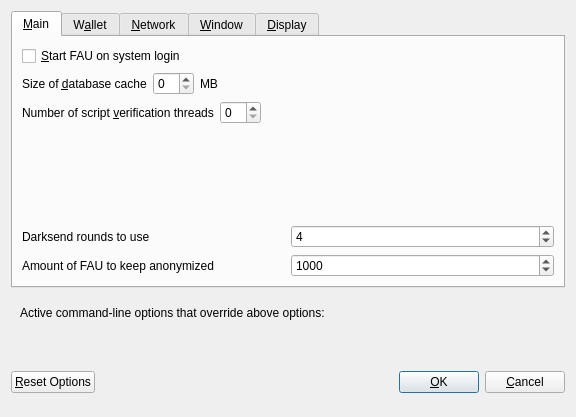
<?xml version="1.0" encoding="UTF-8"?>
<ui version="4.0">
 <class>OptionsDialog</class>
 <widget class="QDialog" name="OptionsDialog">
  <property name="geometry">
   <rect>
    <x>0</x>
    <y>0</y>
    <width>576</width>
    <height>417</height>
   </rect>
  </property>
  <property name="windowTitle">
   <string>Options</string>
  </property>
  <property name="modal">
   <bool>true</bool>
  </property>
  <layout class="QVBoxLayout" name="verticalLayout">
   <item>
    <widget class="QTabWidget" name="tabWidget">
     <property name="currentIndex">
      <number>0</number>
     </property>
     <widget class="QWidget" name="tabMain">
      <attribute name="title">
       <string>&amp;Main</string>
      </attribute>
      <layout class="QVBoxLayout" name="verticalLayout_Main">
       <item>
        <widget class="QCheckBox" name="bitcoinAtStartup">
         <property name="toolTip">
          <string>Automatically start FAU after logging in to the system.</string>
         </property>
         <property name="text">
          <string>&amp;Start FAU on system login</string>
         </property>
        </widget>
       </item>
       <item>
        <layout class="QHBoxLayout" name="horizontalLayout_2_Main">
         <item>
          <widget class="QLabel" name="databaseCacheLabel">
           <property name="text">
            <string>Size of &amp;database cache</string>
           </property>
           <property name="textFormat">
            <enum>Qt::PlainText</enum>
           </property>
           <property name="buddy">
            <cstring>databaseCache</cstring>
           </property>
          </widget>
         </item>
         <item>
          <widget class="QSpinBox" name="databaseCache"/>
         </item>
         <item>
          <widget class="QLabel" name="databaseCacheUnitLabel">
           <property name="text">
            <string>MB</string>
           </property>
           <property name="textFormat">
            <enum>Qt::PlainText</enum>
           </property>
          </widget>
         </item>
         <item>
          <spacer name="horizontalSpacer_2_Main">
           <property name="orientation">
            <enum>Qt::Horizontal</enum>
           </property>
           <property name="sizeHint" stdset="0">
            <size>
             <width>40</width>
             <height>20</height>
            </size>
           </property>
          </spacer>
         </item>
        </layout>
       </item>
       <item>
        <layout class="QHBoxLayout" name="horizontalLayout_3_Main">
         <item>
          <widget class="QLabel" name="threadsScriptVerifLabel">
           <property name="text">
            <string>Number of script &amp;verification threads</string>
           </property>
           <property name="textFormat">
            <enum>Qt::PlainText</enum>
           </property>
           <property name="buddy">
            <cstring>threadsScriptVerif</cstring>
           </property>
          </widget>
         </item>
         <item>
          <widget class="QSpinBox" name="threadsScriptVerif">
           <property name="toolTip">
            <string>(0 = auto, &lt;0 = leave that many cores free)</string>
           </property>
          </widget>
         </item>
         <item>
          <spacer name="horizontalSpacer_3_Main">
           <property name="orientation">
            <enum>Qt::Horizontal</enum>
           </property>
           <property name="sizeHint" stdset="0">
            <size>
             <width>40</width>
             <height>20</height>
            </size>
           </property>
          </spacer>
         </item>
        </layout>
       </item>
       <item>
        <spacer name="verticalSpacer_Main">
         <property name="orientation">
          <enum>Qt::Vertical</enum>
         </property>
         <property name="sizeHint" stdset="0">
          <size>
           <width>20</width>
           <height>40</height>
          </size>
         </property>
        </spacer>
       </item>
       <item>
        <layout class="QHBoxLayout" name="horizontalLayout_4_Main">
         <item>
          <widget class="QLabel" name="label">
           <property name="toolTip">
            <string>This setting determines the amount of individual masternodes that an input will be anonymized through.&lt;br/&gt;More rounds of anonymization gives a higher degree of privacy, but also costs more in fees.</string>
           </property>
           <property name="text">
            <string>Darksend rounds to use</string>
           </property>
          </widget>
         </item>
         <item>
          <widget class="QSpinBox" name="DarksendRounds">
           <property name="minimum">
            <number>2</number>
           </property>
           <property name="maximum">
            <number>8</number>
           </property>
           <property name="value">
            <number>4</number>
           </property>
          </widget>
         </item>
        </layout>
       </item>
       <item>
        <layout class="QHBoxLayout" name="horizontalLayout">
         <item>
          <widget class="QLabel" name="label_2">
           <property name="toolTip">
            <string>This amount acts as a threshold to turn off Darksend once it's reached.</string>
           </property>
           <property name="statusTip">
            <string notr="true"/>
           </property>
           <property name="whatsThis">
            <string notr="true"/>
           </property>
           <property name="accessibleName">
            <string notr="true"/>
           </property>
           <property name="accessibleDescription">
            <string notr="true"/>
           </property>
           <property name="text">
            <string>Amount of FAU to keep anonymized</string>
           </property>
          </widget>
         </item>
         <item>
          <widget class="QSpinBox" name="anonymizeFAU">
           <property name="minimum">
            <number>100</number>
           </property>
           <property name="maximum">
            <number>100000</number>
           </property>
           <property name="singleStep">
            <number>100</number>
           </property>
           <property name="value">
            <number>1000</number>
           </property>
          </widget>
         </item>
        </layout>
       </item>
      </layout>
     </widget>
     <widget class="QWidget" name="tabWallet">
      <attribute name="title">
       <string>W&amp;allet</string>
      </attribute>
      <layout class="QVBoxLayout" name="verticalLayout_Wallet">
       <item>
        <widget class="QGroupBox" name="groupBox">
         <property name="title">
          <string>Expert</string>
         </property>
         <layout class="QVBoxLayout" name="verticalLayout_2">
          <item>
           <widget class="QCheckBox" name="coinControlFeatures">
            <property name="toolTip">
             <string>Whether to show coin control features or not.</string>
            </property>
            <property name="text">
             <string>Enable coin &amp;control features</string>
            </property>
           </widget>
          </item>
          <item>
           <widget class="QCheckBox" name="showMasternodesTab">
            <property name="toolTip">
             <string>Show additional tab listing all your masternodes in first sub-tab&lt;br/&gt;and all masternodes on the network in second sub-tab.</string>
            </property>
            <property name="text">
             <string>Show Masternodes Tab</string>
            </property>
           </widget>
          </item>
          <item>
           <widget class="QCheckBox" name="spendZeroConfChange">
            <property name="toolTip">
             <string>If you disable the spending of unconfirmed change, the change from a transaction&lt;br/&gt;cannot be used until that transaction has at least one confirmation.&lt;br/&gt;This also affects how your balance is computed.</string>
            </property>
            <property name="text">
             <string>&amp;Spend unconfirmed change</string>
            </property>
           </widget>
          </item>
         </layout>
        </widget>
       </item>
       <item>
        <spacer name="verticalSpacer_Wallet">
         <property name="orientation">
          <enum>Qt::Vertical</enum>
         </property>
         <property name="sizeHint" stdset="0">
          <size>
           <width>20</width>
           <height>40</height>
          </size>
         </property>
        </spacer>
       </item>
      </layout>
     </widget>
     <widget class="QWidget" name="tabNetwork">
      <attribute name="title">
       <string>&amp;Network</string>
      </attribute>
      <layout class="QVBoxLayout" name="verticalLayout_Network">
       <item>
        <widget class="QCheckBox" name="mapPortUpnp">
         <property name="toolTip">
          <string>Automatically open the FAU client port on the router. This only works when your router supports UPnP and it is enabled.</string>
         </property>
         <property name="text">
          <string>Map port using &amp;UPnP</string>
         </property>
        </widget>
       </item>
       <item>
        <widget class="QCheckBox" name="allowIncoming">
         <property name="toolTip">
          <string>Accept connections from outside</string>
         </property>
         <property name="text">
          <string>Allow incoming connections</string>
         </property>
        </widget>
       </item>
       <item>
        <widget class="QCheckBox" name="connectSocks">
         <property name="toolTip">
          <string>Connect to the FAU network through a SOCKS5 proxy.</string>
         </property>
         <property name="text">
          <string>&amp;Connect through SOCKS5 proxy (default proxy):</string>
         </property>
        </widget>
       </item>
       <item>
        <layout class="QHBoxLayout" name="horizontalLayout_1_Network">
         <item>
          <widget class="QLabel" name="proxyIpLabel">
           <property name="text">
            <string>Proxy &amp;IP:</string>
           </property>
           <property name="textFormat">
            <enum>Qt::PlainText</enum>
           </property>
           <property name="buddy">
            <cstring>proxyIp</cstring>
           </property>
          </widget>
         </item>
         <item>
          <widget class="QValidatedLineEdit" name="proxyIp">
           <property name="minimumSize">
            <size>
             <width>140</width>
             <height>0</height>
            </size>
           </property>
           <property name="maximumSize">
            <size>
             <width>140</width>
             <height>16777215</height>
            </size>
           </property>
           <property name="toolTip">
            <string>IP address of the proxy (e.g. IPv4: 127.0.0.1 / IPv6: ::1)</string>
           </property>
          </widget>
         </item>
         <item>
          <widget class="QLabel" name="proxyPortLabel">
           <property name="text">
            <string>&amp;Port:</string>
           </property>
           <property name="textFormat">
            <enum>Qt::PlainText</enum>
           </property>
           <property name="buddy">
            <cstring>proxyPort</cstring>
           </property>
          </widget>
         </item>
         <item>
          <widget class="QLineEdit" name="proxyPort">
           <property name="minimumSize">
            <size>
             <width>55</width>
             <height>0</height>
            </size>
           </property>
           <property name="maximumSize">
            <size>
             <width>55</width>
             <height>16777215</height>
            </size>
           </property>
           <property name="toolTip">
            <string>Port of the proxy (e.g. 9050)</string>
           </property>
          </widget>
         </item>
         <item>
          <spacer name="horizontalSpacer_1_Network">
           <property name="orientation">
            <enum>Qt::Horizontal</enum>
           </property>
           <property name="sizeHint" stdset="0">
            <size>
             <width>40</width>
             <height>20</height>
            </size>
           </property>
          </spacer>
         </item>
        </layout>
       </item>
       <item>
        <spacer name="verticalSpacer_Network">
         <property name="orientation">
          <enum>Qt::Vertical</enum>
         </property>
         <property name="sizeHint" stdset="0">
          <size>
           <width>20</width>
           <height>40</height>
          </size>
         </property>
        </spacer>
       </item>
      </layout>
     </widget>
     <widget class="QWidget" name="tabWindow">
      <attribute name="title">
       <string>&amp;Window</string>
      </attribute>
      <layout class="QVBoxLayout" name="verticalLayout_Window">
       <item>
        <widget class="QCheckBox" name="minimizeToTray">
         <property name="toolTip">
          <string>Show only a tray icon after minimizing the window.</string>
         </property>
         <property name="text">
          <string>&amp;Minimize to the tray instead of the taskbar</string>
         </property>
        </widget>
       </item>
       <item>
        <widget class="QCheckBox" name="minimizeOnClose">
         <property name="toolTip">
          <string>Minimize instead of exit the application when the window is closed. When this option is enabled, the application will be closed only after selecting Quit in the menu.</string>
         </property>
         <property name="text">
          <string>M&amp;inimize on close</string>
         </property>
        </widget>
       </item>
       <item>
        <spacer name="verticalSpacer_Window">
         <property name="orientation">
          <enum>Qt::Vertical</enum>
         </property>
         <property name="sizeHint" stdset="0">
          <size>
           <width>20</width>
           <height>40</height>
          </size>
         </property>
        </spacer>
       </item>
      </layout>
     </widget>
     <widget class="QWidget" name="tabDisplay">
      <attribute name="title">
       <string>&amp;Display</string>
      </attribute>
      <layout class="QVBoxLayout" name="verticalLayout_Display">
       <item>
        <layout class="QHBoxLayout" name="horizontalLayout_1_Display">
         <item>
          <widget class="QLabel" name="langLabel">
           <property name="text">
            <string>User Interface &amp;language:</string>
           </property>
           <property name="textFormat">
            <enum>Qt::PlainText</enum>
           </property>
           <property name="buddy">
            <cstring>lang</cstring>
           </property>
          </widget>
         </item>
         <item>
          <widget class="QValueComboBox" name="lang">
           <property name="toolTip">
            <string>The user interface language can be set here. This setting will take effect after restarting FAU.</string>
           </property>
          </widget>
         </item>
        </layout>
       </item>
       <item>
        <widget class="QLabel" name="label_3">
         <property name="toolTip">
          <string notr="true"/>
         </property>
         <property name="statusTip">
          <string notr="true"/>
         </property>
         <property name="whatsThis">
          <string notr="true"/>
         </property>
         <property name="accessibleName">
          <string notr="true"/>
         </property>
         <property name="text">
          <string>Language missing or translation incomplete? Help contributing translations here:
https://www.transifex.com/faust-project/faust-project-translations</string>
         </property>
         <property name="wordWrap">
          <bool>true</bool>
         </property>
         <property name="openExternalLinks">
          <bool>true</bool>
         </property>
         <property name="textInteractionFlags">
          <set>Qt::TextBrowserInteraction</set>
         </property>
        </widget>
       </item>
       <item>
        <layout class="QHBoxLayout" name="horizontalLayout_4_Display" stretch="0,0">
         <item>
          <widget class="QLabel" name="themeLabel">
           <property name="text">
            <string>User Interface Theme:</string>
           </property>
          </widget>
         </item>
         <item>
          <widget class="QValueComboBox" name="theme"/>
         </item>
        </layout>
       </item>
       <item>
        <widget class="Line" name="line">
         <property name="orientation">
          <enum>Qt::Horizontal</enum>
         </property>
        </widget>
       </item>
       <item>
        <layout class="QHBoxLayout" name="horizontalLayout_2_Display">
         <item>
          <widget class="QLabel" name="unitLabel">
           <property name="text">
            <string>&amp;Unit to show amounts in:</string>
           </property>
           <property name="textFormat">
            <enum>Qt::PlainText</enum>
           </property>
           <property name="buddy">
            <cstring>unit</cstring>
           </property>
          </widget>
         </item>
         <item>
          <widget class="QValueComboBox" name="unit">
           <property name="toolTip">
            <string>Choose the default subdivision unit to show in the interface and when sending coins.</string>
           </property>
          </widget>
         </item>
        </layout>
       </item>
       <item>
        <layout class="QHBoxLayout" name="horizontalLayout_5_Display">
         <item>
          <widget class="QLabel" name="digitsLabel">
           <property name="text">
            <string>Decimal digits</string>
           </property>
          </widget>
         </item>
         <item>
          <widget class="QValueComboBox" name="digits"/>
         </item>
        </layout>
       </item>
       <item>
        <layout class="QHBoxLayout" name="horizontalLayout_3_Display">
         <item>
          <widget class="QLabel" name="thirdPartyTxUrlsLabel">
           <property name="toolTip">
            <string>Third party URLs (e.g. a block explorer) that appear in the transactions tab as context menu items. %s in the URL is replaced by transaction hash. Multiple URLs are separated by vertical bar |.</string>
           </property>
           <property name="text">
            <string>Third party transaction URLs</string>
           </property>
           <property name="buddy">
            <cstring>thirdPartyTxUrls</cstring>
           </property>
          </widget>
         </item>
         <item>
          <widget class="QLineEdit" name="thirdPartyTxUrls">
           <property name="toolTip">
            <string>Third party URLs (e.g. a block explorer) that appear in the transactions tab as context menu items. %s in the URL is replaced by transaction hash. Multiple URLs are separated by vertical bar |.</string>
           </property>
          </widget>
         </item>
        </layout>
       </item>
       <item>
        <spacer name="verticalSpacer">
         <property name="orientation">
          <enum>Qt::Vertical</enum>
         </property>
         <property name="sizeHint" stdset="0">
          <size>
           <width>20</width>
           <height>40</height>
          </size>
         </property>
        </spacer>
       </item>
      </layout>
     </widget>
    </widget>
   </item>
   <item>
    <widget class="QFrame" name="frame">
     <layout class="QVBoxLayout" name="verticalLayout_Bottom">
      <item>
       <layout class="QHBoxLayout" name="horizontalLayout_Bottom">
        <item>
         <widget class="QLabel" name="overriddenByCommandLineInfoLabel">
          <property name="text">
           <string>Active command-line options that override above options:</string>
          </property>
          <property name="textFormat">
           <enum>Qt::PlainText</enum>
          </property>
         </widget>
        </item>
        <item>
         <spacer name="horizontalSpacer_Bottom">
          <property name="orientation">
           <enum>Qt::Horizontal</enum>
          </property>
          <property name="sizeHint" stdset="0">
           <size>
            <width>40</width>
            <height>20</height>
           </size>
          </property>
         </spacer>
        </item>
       </layout>
      </item>
      <item>
       <widget class="QLabel" name="overriddenByCommandLineLabel">
        <property name="text">
         <string/>
        </property>
        <property name="textFormat">
         <enum>Qt::PlainText</enum>
        </property>
        <property name="wordWrap">
         <bool>true</bool>
        </property>
       </widget>
      </item>
     </layout>
    </widget>
   </item>
   <item>
    <layout class="QHBoxLayout" name="horizontalLayout_Buttons">
     <item>
      <widget class="QPushButton" name="resetButton">
       <property name="toolTip">
        <string>Reset all client options to default.</string>
       </property>
       <property name="text">
        <string>&amp;Reset Options</string>
       </property>
       <property name="autoDefault">
        <bool>false</bool>
       </property>
      </widget>
     </item>
     <item>
      <spacer name="horizontalSpacer_1">
       <property name="orientation">
        <enum>Qt::Horizontal</enum>
       </property>
       <property name="sizeHint" stdset="0">
        <size>
         <width>40</width>
         <height>48</height>
        </size>
       </property>
      </spacer>
     </item>
     <item>
      <widget class="QLabel" name="statusLabel">
       <property name="minimumSize">
        <size>
         <width>200</width>
         <height>0</height>
        </size>
       </property>
       <property name="font">
        <font>
         <weight>75</weight>
         <bold>true</bold>
        </font>
       </property>
       <property name="text">
        <string/>
       </property>
       <property name="textFormat">
        <enum>Qt::PlainText</enum>
       </property>
       <property name="wordWrap">
        <bool>true</bool>
       </property>
      </widget>
     </item>
     <item>
      <spacer name="horizontalSpacer_2">
       <property name="orientation">
        <enum>Qt::Horizontal</enum>
       </property>
       <property name="sizeHint" stdset="0">
        <size>
         <width>40</width>
         <height>48</height>
        </size>
       </property>
      </spacer>
     </item>
     <item>
      <widget class="QPushButton" name="okButton">
       <property name="text">
        <string>&amp;OK</string>
       </property>
       <property name="autoDefault">
        <bool>false</bool>
       </property>
       <property name="default">
        <bool>true</bool>
       </property>
      </widget>
     </item>
     <item>
      <widget class="QPushButton" name="cancelButton">
       <property name="text">
        <string>&amp;Cancel</string>
       </property>
       <property name="autoDefault">
        <bool>false</bool>
       </property>
      </widget>
     </item>
    </layout>
   </item>
  </layout>
 </widget>
 <customwidgets>
  <customwidget>
   <class>QValidatedLineEdit</class>
   <extends>QLineEdit</extends>
   <header>qvalidatedlineedit.h</header>
  </customwidget>
  <customwidget>
   <class>QValueComboBox</class>
   <extends>QComboBox</extends>
   <header>qvaluecombobox.h</header>
  </customwidget>
 </customwidgets>
 <resources/>
 <connections/>
</ui>
